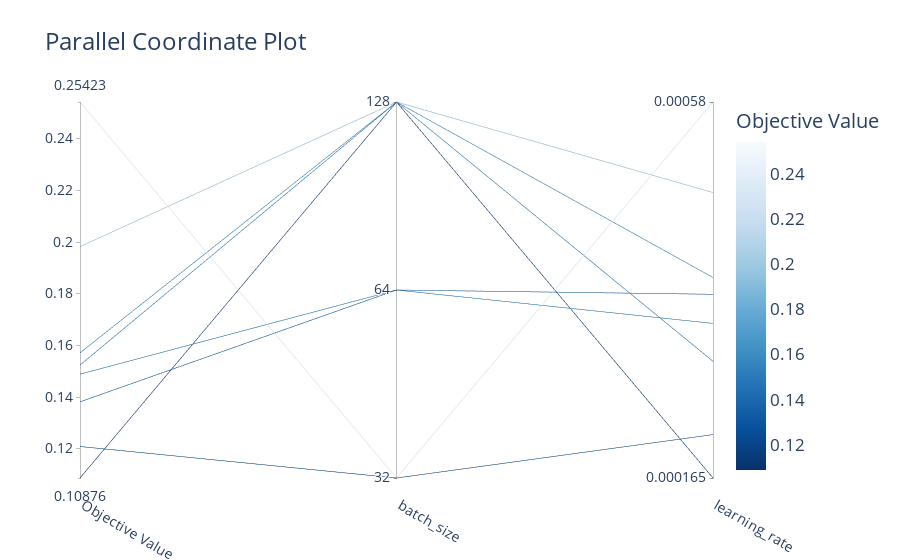

Notebook source saved alongside this figure:
### Code cell
fig = ov.plot_parallel_coordinate(study, params=["learning_rate", "batch_size"])
# increase font size
fig.update_layout(font=dict(size=17))
fig.show()

### Figure 1 — Plotly figure (JSON) as saved in the notebook; plotly's stock layout.template omitted (floating-point values rounded to 4 significant figures)
{"data": [{"dimensions": [{"label": "Objective Value", "range": [0.1088, 0.2542], "values": [0.2542, 0.121, 0.1489, 0.1382, 0.1572, 0.1983, 0.1525, 0.1088]}, {"label": "batch_size", "range": [0, 2], "ticktext": ["32", "64", "128"], "tickvals": [0, 1, 2], "values": [0, 0, 1, 1, 2, 2, 2, 2]}, {"label": "learning_rate", "range": [-3.782, -3.237], "ticktext": ["0.000165", "0.00058"], "tickvals": [-3.782, -3.237], "values": [-3.237, -3.72, -3.558, -3.516, -3.492, -3.368, -3.613, -3.782]}], "labelangle": 30, "labelside": "bottom", "line": {"color": [0.2542, 0.121, 0.1489, 0.1382, 0.1572, 0.1983, 0.1525, 0.1088], "colorbar": {"title": {"text": "Objective Value"}}, "colorscale": [[0, "rgb(247,251,255)"], [0.125, "rgb(222,235,247)"], [0.25, "rgb(198,219,239)"], [0.375, "rgb(158,202,225)"], [0.5, "rgb(107,174,214)"], [0.625, "rgb(66,146,198)"], [0.75, "rgb(33,113,181)"], [0.875, "rgb(8,81,156)"], [1, "rgb(8,48,107)"]], "reversescale": true, "showscale": true}, "type": "parcoords"}], "layout": {"font": {"size": 17}, "title": {"text": "Parallel Coordinate Plot"}}}
